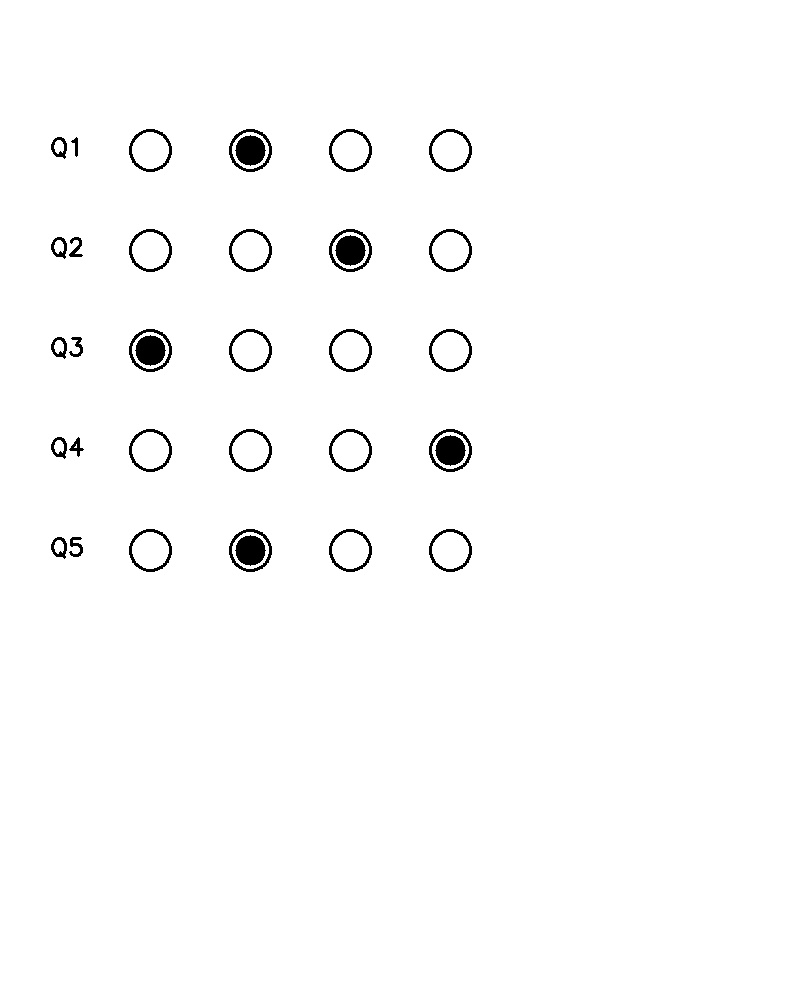
#> input picture omr_sheet.jpg, 800 x 1000 px
$ python p55.py
#> lines starting #> are read from the running program, lines starting #| are printed output that depends on the picture; after the words box and inside, x2 and y2 are one past the last pixel; in counts of white or black regions, pixels touching at a corner belong together
import cv2
import numpy as np
import imutils

# ---------------- STEP 1: Load the OMR Sheet ----------------
image = cv2.imread("omr_sheet.jpg")
#> image is the input picture: shape (1000, 800, 3); min 0, max 255, mean 251
orig = image.copy()
gray = cv2.cvtColor(image, cv2.COLOR_BGR2GRAY)

# Preprocessing
blur = cv2.GaussianBlur(gray, (5, 5), 0)
thresh = cv2.threshold(blur, 0, 255, cv2.THRESH_BINARY_INV + cv2.THRESH_OTSU)[1]
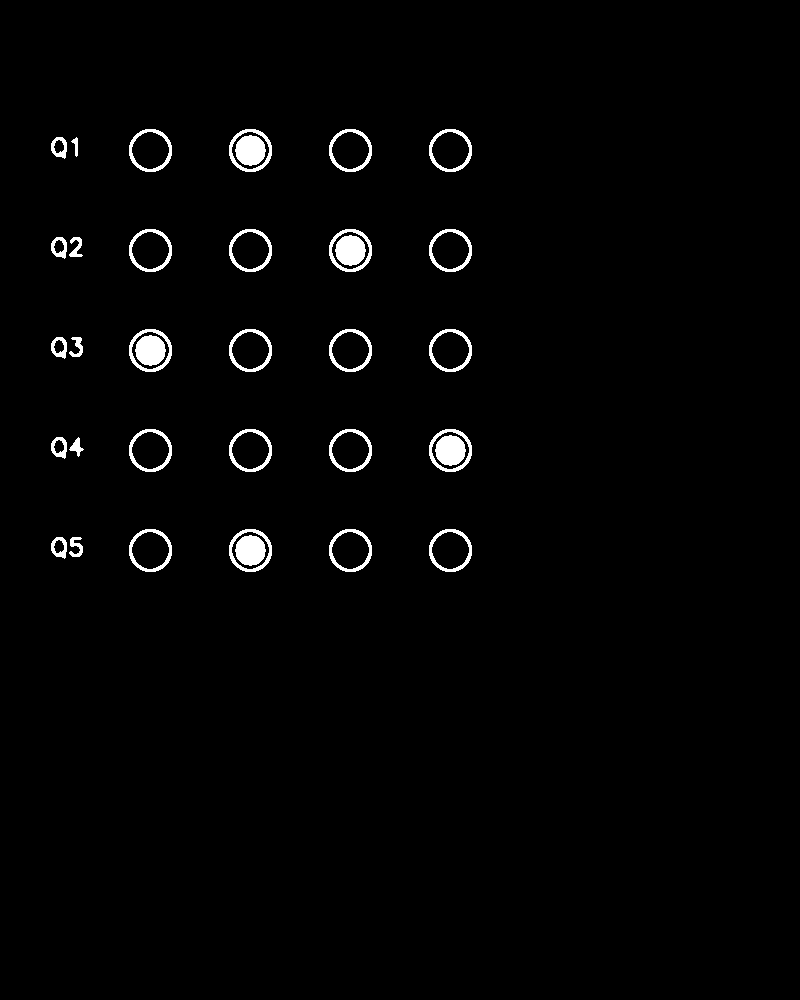
#> thresh: shape (1000, 800); 1.8% white; 35 white regions

# ---------------- STEP 2: Detect Contours ----------------
cnts = cv2.findContours(thresh.copy(), cv2.RETR_EXTERNAL, cv2.CHAIN_APPROX_SIMPLE)
#> cnts = 30 contours; largest, box (x1, y1, x2, y2) and area: (429, 529, 472, 572) 1416, (329, 529, 372, 572) 1416, (229, 529, 272, 572) 1416, (129, 529, 172, 572) 1416, (429, 429, 472, 472) 1416
cnts = imutils.grab_contours(cnts)

questionCnts = []

# Filter only circular/oval bubbles
for c in cnts:
    (x, y, w, h) = cv2.boundingRect(c)
    ar = w / float(h)
    if w >= 20 and h >= 20 and 0.9 <= ar <= 1.2:  # approx circle
        questionCnts.append(c)
#> this loop made 30 passes
#> (x, y, w, h, ar) on passes 1 to 12: (69, 537, 14, 20, 0.7), (51, 537, 16, 22, 0.727), (429, 529, 43, 43, 1), (329, 529, 43, 43, 1), (229, 529, 43, 43, 1), (129, 529, 43, 43, 1), (69, 437, 15, 20, 0.75), (51, 437, 16, 22, 0.727), (429, 429, 43, 43, 1), (329, 429, 43, 43, 1), (229, 429, 43, 43, 1), (129, 429, 43, 43, 1)
#> after the loop, questionCnts = 20 contours; largest, box (x1, y1, x2, y2) and area: (429, 529, 472, 572) 1416, (329, 529, 372, 572) 1416, (229, 529, 272, 572) 1416, (129, 529, 172, 572) 1416, (429, 429, 472, 472) 1416

# Sort from top-to-bottom
questionCnts = sorted(questionCnts, key=lambda c: cv2.boundingRect(c)[1])
#> questionCnts = 20 contours; largest, box (x1, y1, x2, y2) and area: (429, 129, 472, 172) 1416, (329, 129, 372, 172) 1416, (229, 129, 272, 172) 1416, (129, 129, 172, 172) 1416, (429, 229, 472, 272) 1416

# ---------------- STEP 3: Define Answer Key ----------------
# Suppose 5 questions, each with options A-D
answer_key = {0: 1, 1: 2, 2: 2, 3: 3, 4: 1}
# (question: correct option index)

# ---------------- STEP 4: Process Questions ----------------
score = 0
for (q, i) in enumerate(range(0, len(questionCnts), 4)):
    cnts = sorted(questionCnts[i:i + 4], key=lambda c: cv2.boundingRect(c)[0])  # left-to-right
    bubbled = None

    for (j, c) in enumerate(cnts):
        # Create a mask for the bubble
        mask = np.zeros(thresh.shape, dtype="uint8")
        cv2.drawContours(mask, [c], -1, 255, -1)

        # Count non-zero pixels in the bubble area
        mask = cv2.bitwise_and(thresh, thresh, mask=mask)
        total = cv2.countNonZero(mask)

        if bubbled is None or total > bubbled[0]:
            bubbled = (total, j)

    # Compare detected bubble with answer key
    color = (0, 0, 255)  # red by default
    k = answer_key[q]

    if bubbled[1] == k:
        color = (0, 255, 0)  # green if correct
        score += 1

    cv2.drawContours(orig, [cnts[k]], -1, color, 3)
#> this loop made 5 passes
#> (i, color, k) on passes 1 to 5: (0, (0, 255, 0), 1), (4, (0, 255, 0), 2), (8, (0, 0, 255), 2), (12, (0, 255, 0), 3), (16, (0, 255, 0), 1)
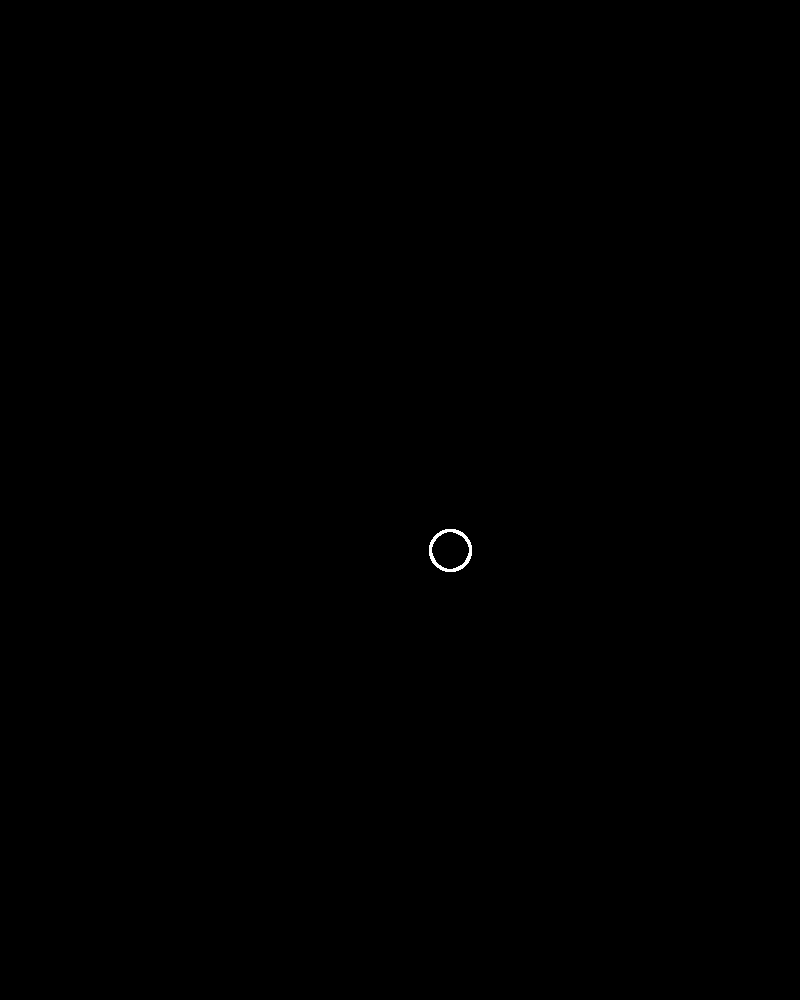
#> mask: shape (1000, 800); 0.06% white; 1 white region, box (x1, y1, x2, y2) and area: (429, 529, 472, 572) 448
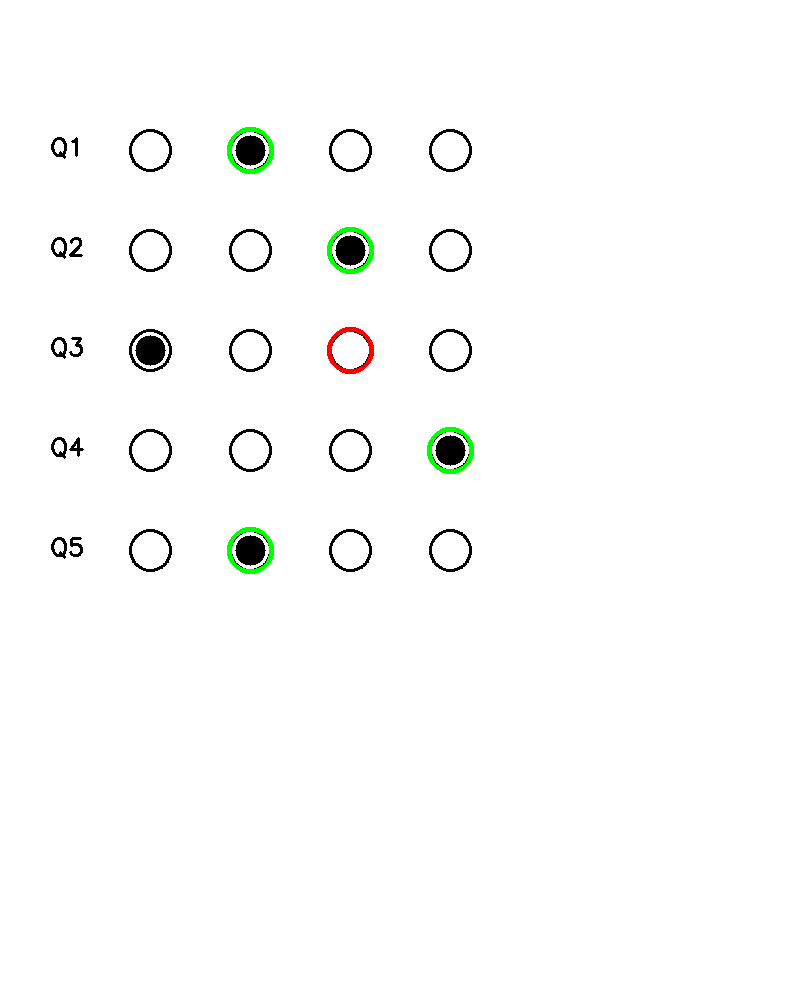
#> orig: shape (1000, 800, 3); 0.38% of pixels changed, all inside (x1, y1, x2, y2) = (227, 127, 474, 574)
#> after the loop, score = 4

# ---------------- STEP 5: Show Final Score ----------------
print(f"Final Score: {score}/{len(answer_key)}")
#| Final Score: 4/5

cv2.putText(orig, f"Score: {score}/{len(answer_key)}", (50, 50),
            cv2.FONT_HERSHEY_SIMPLEX, 1.5, (0, 255, 0), 3)
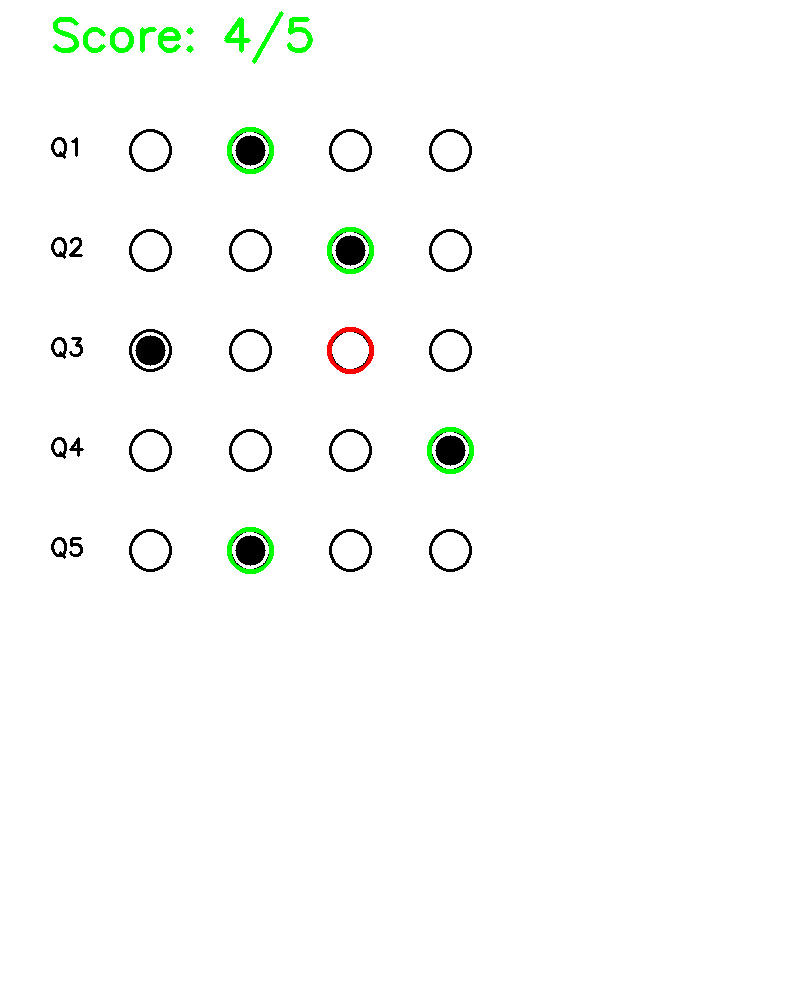
#> orig: shape (1000, 800, 3); 0.33% of pixels changed, all inside (x1, y1, x2, y2) = (53, 11, 313, 64)

cv2.imshow("OMR Result", orig)
cv2.waitKey(0)
cv2.destroyAllWindows()
